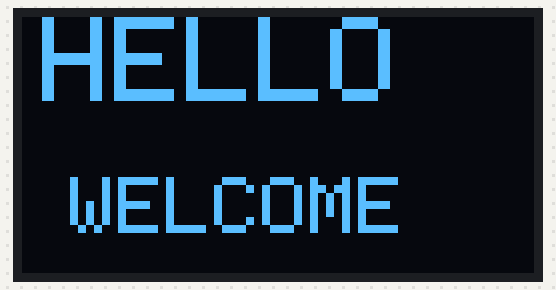
Simulated run of this sketch. Board: Arduino Uno, built with avr-gcc and run on an emulated ATmega328P. Shown: 128×64 one-colour display. Random numbers use the default seed unless the sketch sets one; what the sketch prints to the serial monitor is not drawn.

Above: at 0.1 s.
At 2.1 s:
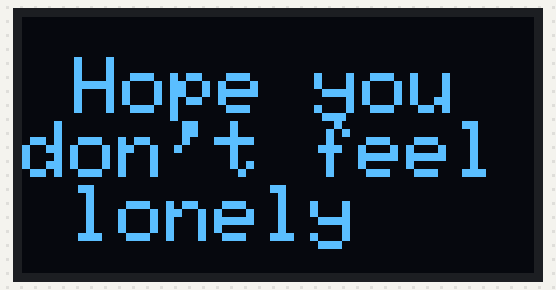
At 7.2 s:
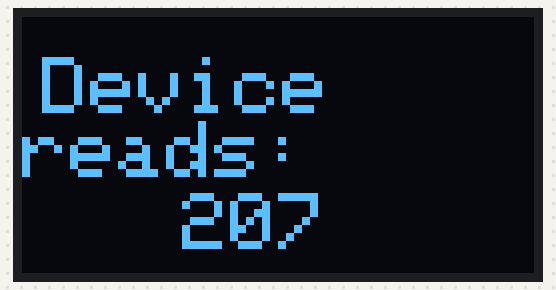
At 12.2 s:
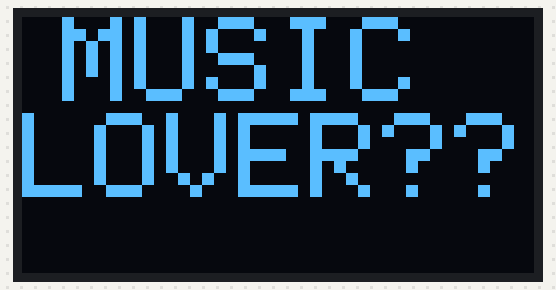
At 16.3 s:
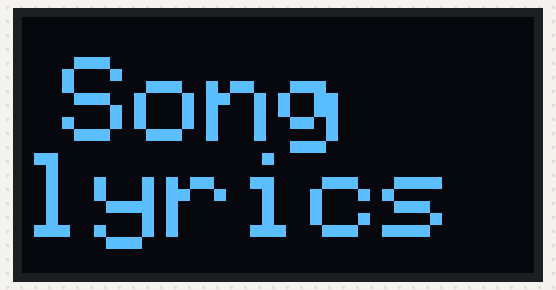
At 38.4 s:
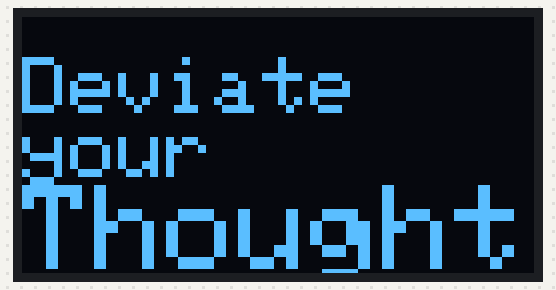

The sketch:

check_OLED_song.ino
```cpp
/*********************************************************************

This is an example for our Monochrome OLEDs based on SSD1306 drivers

Buy OLED Here :
  ------> http://www.roboindia.com

We are using Adafruit Library

*********************************************************************/

#include <SPI.h>
#include <Wire.h>
#include <Adafruit_GFX.h>
#include <Adafruit_SSD1306.h>

#define OLED_RESET 4
Adafruit_SSD1306 display(OLED_RESET);

#if (SSD1306_LCDHEIGHT != 64)
#error("Height incorrect, please fix Adafruit_SSD1306.h!"); // If this is the error that means
#endif
int a=1; // global variable

void setup()
{
  Serial.begin(9600);

  // by default, we'll generate the high voltage from the 3.3v line internally! (neat!)
  display.begin(SSD1306_SWITCHCAPVCC, 0x3C);  // initialize with the I2C addr 0x3C (for the 128x64)
  // Check your I2C address and enter it here, in Our case address is 0x3C

  // Show image buffer on the display hardware.
  // Since the buffer is intialized with an Adafruit splashscreen
  // internally, this will display the splashscreen.


  // Clear the buffer.
  display.clearDisplay();

  display.setTextSize(3); // You can select text size ex- 1, 2, 3 and so on
  display.setTextColor(WHITE); // This will display Bright character on Black background
  display.setCursor(5,0); // You are setting the cursor as per your requirement. In short its the co-ordinates in display from where data will display
  display.println("HELLO"); // String which you are printing
  Serial.println("Hello");
  display.setTextSize(2);
  display.setTextColor(WHITE, BLACK); // Here you print 'Black character' on 'Bright Background'
  display.setCursor(12,40);
  display.println("WELCOME");
  Serial.println("WELCOME");
  display.display(); // this command will display all the data which is in buffer
  delay(2000);
  display.clearDisplay(); // clear the buffer
  display.setTextSize(2);
  display.setTextColor(WHITE);
  display.setCursor(13,10);
  display.println("Hope you don't feel lonely");
  Serial.println("Hope you don't feel lonely");

  display.display(); // this command will display all the data which is in buffer
  delay(5000);
  display.clearDisplay(); // clear the buffer
}

void loop() {
  display.clearDisplay();
  a=random(50,500);
  //a=485;
  display.setTextSize(2);
  display.setTextColor(WHITE);
  display.setCursor(5,10);
  display.println("Device    reads:");
  Serial.println("Your Conductivity is");
  display.setTextSize(2);
  display.setTextColor(WHITE);
  display.setCursor(40,44);
  display.println(a);
  Serial.println(a);
  display.display(); // this command will display all the data which is in buffer
  delay(3000);
  display.clearDisplay(); // clear the buffer
  /*if(a>10){a=0;} // This loop will make counter 0 again after reaching maximum value 10
  display.drawPixel(127, 63, WHITE); // This command will help you to print a pixel on display , its the last pixel, coordinate 127,63
  display.drawPixel(0, 0, WHITE); // pixel with 0,0 coordinate*/
  if(a<430 && a>350)
  {
  display.setTextSize(2);
  display.setTextColor(WHITE);
  display.setCursor(10,0);
  display.println("Getting  disturbed??");
  Serial.println("Getting distured???");
  display.setCursor(10,40);
  display.setTextSize(2);
  display.println("RELAX...."); // printing a variable
  Serial.println("RELAX....");
  display.display(); // this command will display all the data which is in buffer
  delay(2000);
  display.clearDisplay(); // clear the buffer
  display.setCursor(10,10);
  display.setTextSize(3);
  display.println("stay   CALM"); // printing a variable
  Serial.println("stay CALM");
  display.display(); // this command will display all the data which is in buffer
  delay(4000);
  display.clearDisplay(); // clear the buffer
  display.setCursor(0,10);
  display.setTextSize(2);
  display.println("Deviate   your"); // printing a variable
  display.setTextSize(3);
  display.println("Thought");
  Serial.println("Thoughts");
  display.display();
  delay(5000);
  display.clearDisplay(); // clear the buffer
  }
  if(a<350 && a>200)
  {
    display.setTextSize(1);
  display.setTextColor(WHITE);
  display.setCursor(10,0);
  display.println("What happend?");
  Serial.println("What happend?");
  display.setCursor(10,20);
  display.setTextSize(2);
  display.println("LOST IN  THOUGHTS"); // printing a variable
  Serial.println("LOST IN THOUGHTS");
  display.display(); // this command will display all the data which is in buffer
  delay(2000);
  display.clearDisplay(); // clear the buffer
  display.setCursor(10,0);
  display.setTextSize(3);
  display.println("MUSIC LOVER??"); // printing a variable
  Serial.println("MUSIC LOVER??");
  display.display(); // this command will display all the data which is in buffer
  delay(2000);
  display.clearDisplay(); // clear the buffer
  display.setCursor(10,0);
  display.setTextSize(3);
  display.println("Song"); // printing a variable
  Serial.println("Song");
  display.setTextSize(2);
  display.println("specially for you"); // printing a variable
  Serial.println("specially for you");
  display.display(); // this command will display all the data which is in buffer
  delay(2000);
  display.clearDisplay(); // clear the buffer
  display.setCursor(10,10);
  display.setTextSize(3);
  display.println("Song  lyrics"); // printing a variable
  Serial.println("Song lyrics..");
  display.display();
  delay(8000);
  display.clearDisplay(); // clear the buffer
  }
  if(a<200)
  {
  display.setTextSize(3);
  display.setTextColor(WHITE);
  display.setCursor(10,0);
  display.println("WHY SO SAD?");
  Serial.println("WHY SO SAD?");
  display.display(); // this command will display all the data which is in buffer
  delay(2000);
  display.clearDisplay();
  display.setCursor(5,20);
  display.setTextSize(2);
  display.println("Share your pain"); // printing a variable
  Serial.println("Share your pain");
  display.display(); // this command will display all the data which is in buffer
  delay(2000);
  display.clearDisplay(); // clear the buffer
  display.setCursor(10,10);
  display.setTextSize(3);
  display.println("FIGHT song"); // printing a variable
  Serial.println("Song  Lyrics..");
  display.display(); // this command will display all the data which is in buffer
  delay(8000);
  display.clearDisplay(); // clear the buffer
  }
  delay(5000);
}
```

Measured:
- what the display in image 1 shows lasts 5.0 s, from 2.1 s to 7.1 s
- what the display in image 2 shows lasts 3.0 s, from 7.1 s to 10.1 s
- what the display in image 3 shows lasts 2.0 s, from 12.2 s to 14.2 s
- what the display in image 4 shows lasts 13.1 s, from 16.2 s to 29.3 s
